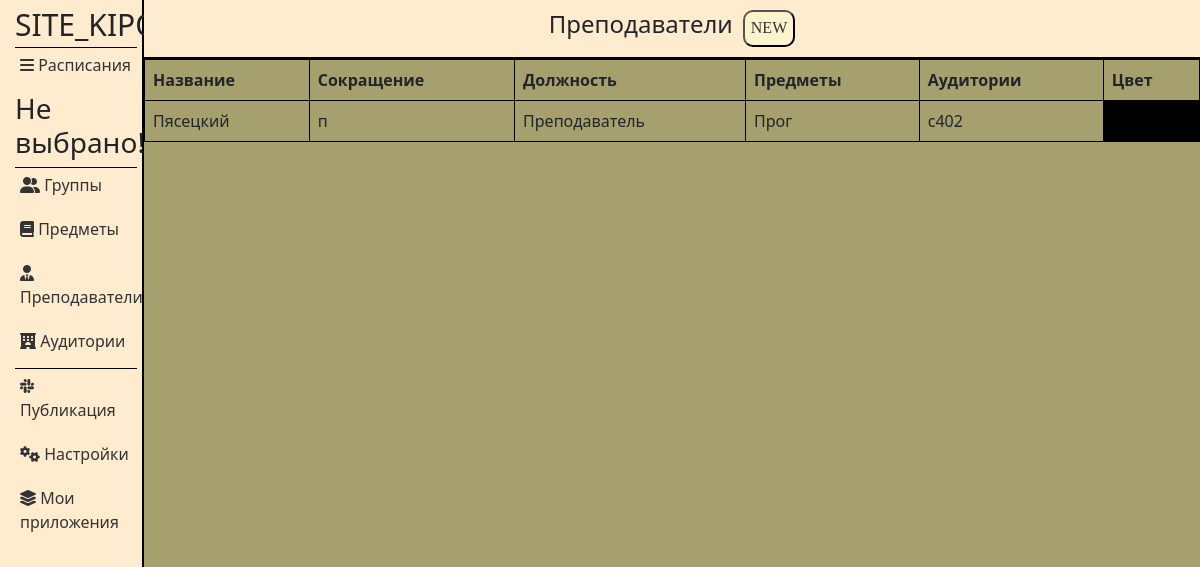
The page /applications/13/teachers/ on the database as committed earlier.
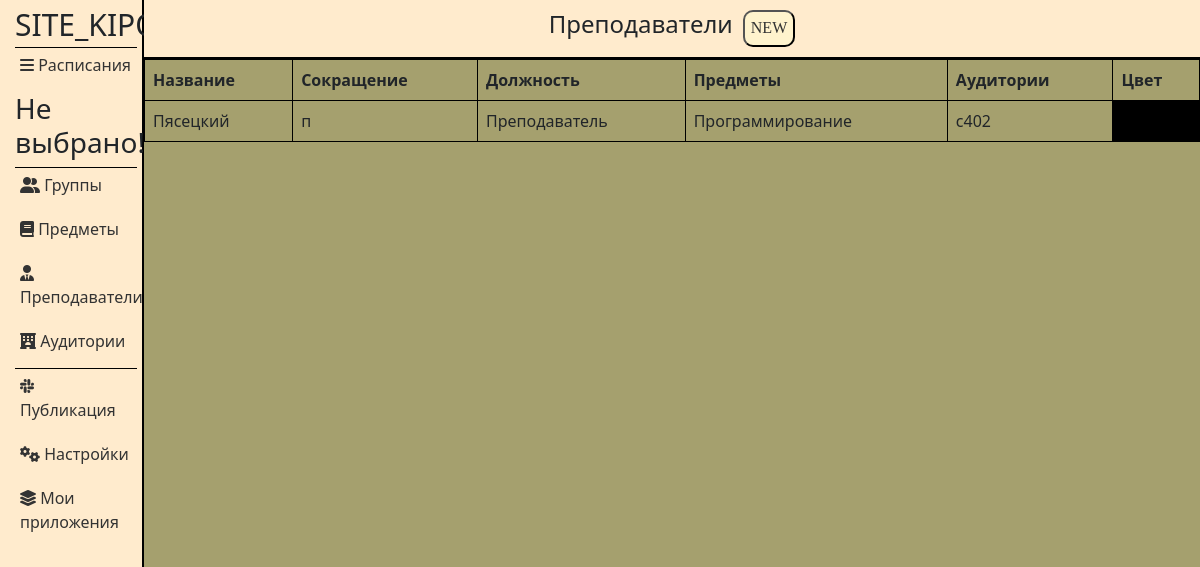
The same page on the database as committed later.
### applications/models.py (models this page shows, shortened)
class Teachers(models.Model):
    name = models.CharField('Преподаватель', max_length=50)
    abbreviation = models.CharField('Сокращение', max_length=50)
    position = models.CharField('Должность', max_length=50)
    subjects = models.ManyToManyField(Subjects)
    cabinets = models.ManyToManyField(Cabinets)
    color = models.CharField('Цвет', max_length=50)
    application_id = models.ForeignKey(Applications, on_delete=models.CASCADE, related_name='Teachers')
    class Meta:
        verbose_name = 'Преподаватель'
        verbose_name_plural = 'Преподаватели'

class Subjects(models.Model):
    title = models.CharField('Название', max_length=50)
    abbreviation = models.CharField('Сокращение', max_length=50)
    cabinets = models.CharField('Аудитории', max_length=50)
    color = models.CharField('Цвет', max_length=50)
    application_id = models.ForeignKey(Applications, on_delete=models.CASCADE, related_name='Subjects')
    def __str__(self):
        return self.title
    class Meta:
        verbose_name = 'Предмет'
        verbose_name_plural = 'Предметы'

class Cabinets(models.Model):
    title = models.CharField('Название', max_length=50)
    abbreviation = models.CharField('Сокращение', max_length=50)
    seat_number = models.CharField('Количество мест', max_length=50)
    building = models.CharField('Корпус', max_length=50)
    color = models.CharField('Цвет', max_length=50)
    application_id = models.ForeignKey(Applications, on_delete=models.CASCADE, related_name='Cabinets')
    def __str__(self):
        return self.title
    class Meta:
        verbose_name = 'Аудитория'
        verbose_name_plural = 'Аудитории'

### applications/views.py (the view)
def teachers(request, app_id):
    return handle_form(request, app_id, Teachers, TeachersForm, 'applications/teachers.html')

### applications/views.py (called while the page is built)
def find_week_title(request):
    week_title = None
    if request.COOKIES.get('selectedElementId'):
        sched_id = request.COOKIES.get('selectedElementId')
        sched_instance = Schedules.objects.get(id=sched_id)
        week_title = sched_instance.title
    else:
        week_title = 'Не выбрано!'
    return week_title

### applications/templates/applications/teachers.html (shortened to what this page needs)
{% extends 'applications/layout.html' %}
{% load static %}
{% block content %}
<div class="features">
    <header>
        <h1>Преподаватели</h1>
        <button class="popup-btn" id="open_pop_up">NEW</button>
    </header>
   <table class="table">
    <thead>
        <tr>
            <th>Название</th>
            <th>Сокращение</th>
            <th>Должность</th>
            <th>Предметы</th>
            <th>Аудитории</th>
            <th>Цвет</th>
        </tr>
    </thead>
    <tbody>
        {% for el in groups %}
        <tr>
            <td>{{ el.name }}</td>
            <td>{{ el.abbreviation }}</td>
            <td>{{ el.position }}</td>
            <td>
               {{ el.subjects.all|join:", " }}
            </td>
            <td>
                {{ el.cabinets.all|join:", " }}
            </td>
            <td style="background-color:{{ el.color }}"></td>
        </tr>
        {% endfor %}
    </tbody>
</table>
</div>
{% endblock %}

Rows that differ between the two databases and show on the page:
changed through a linked row, Teachers "Пясецкий": subjects.all "Прог" → "Программирование"
